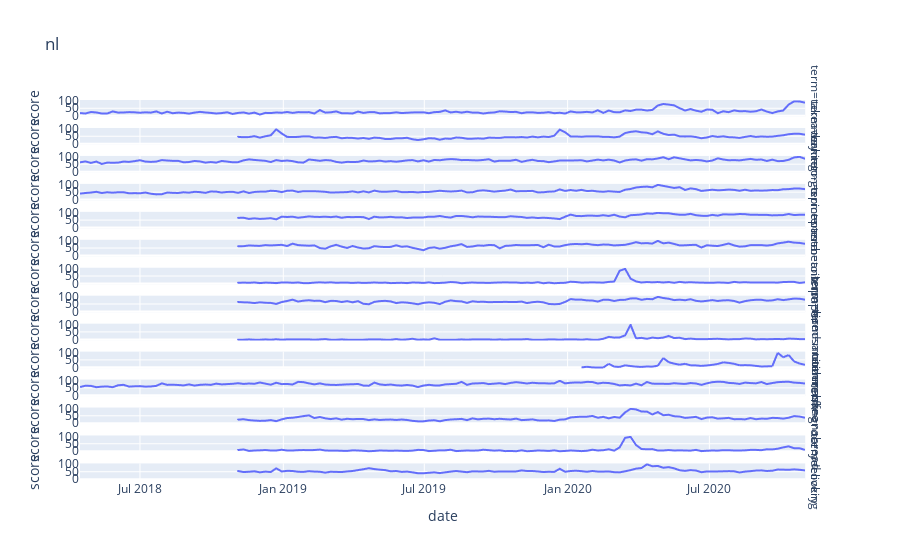
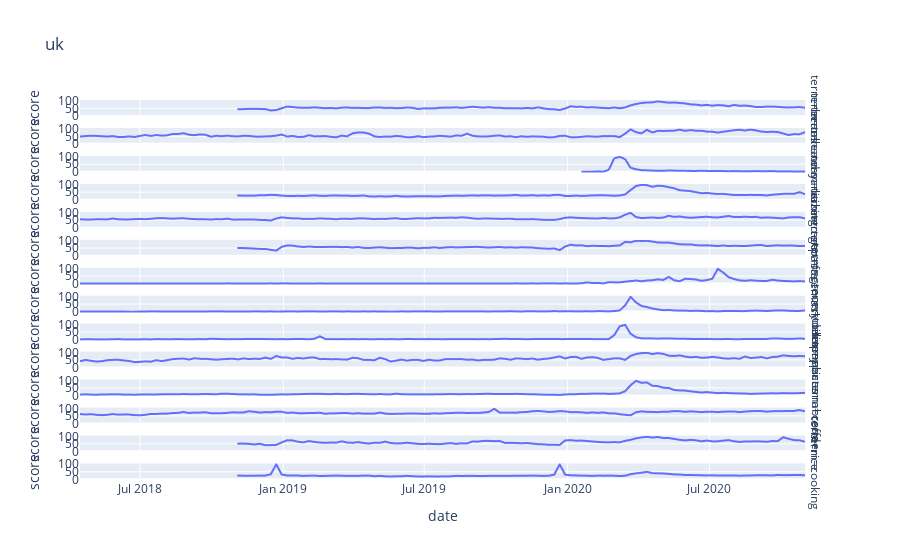
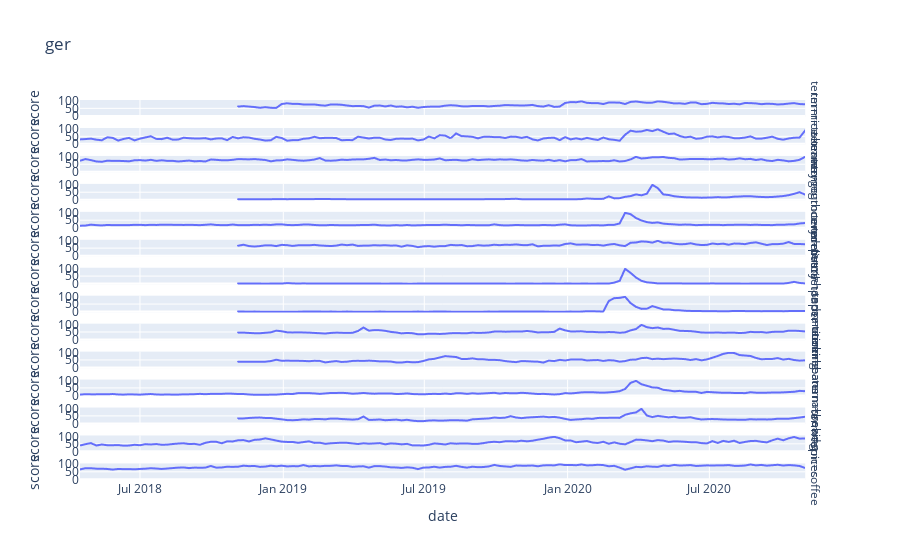

Notebook code for these charts, in order:
### Code cell
for country in ["nl", "uk", "ger"]:
    fig = px.line(data[data.country == country], x="date", y="score", facet_row="term", title=country)
    fig.show()
